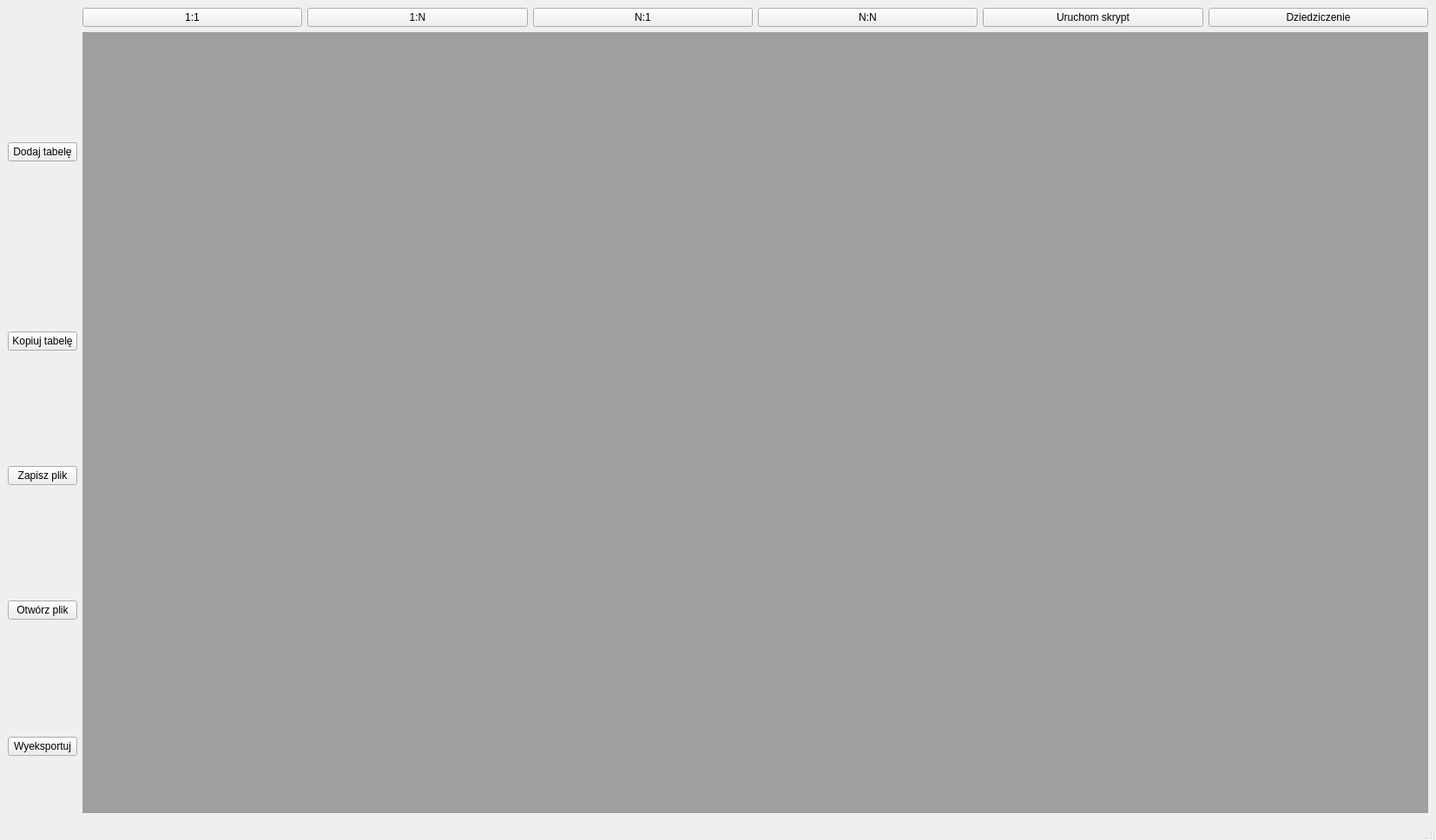
<?xml version="1.0" encoding="UTF-8"?>
<ui version="4.0">
 <class>MainWindow</class>
 <widget class="QMainWindow" name="MainWindow">
  <property name="geometry">
   <rect>
    <x>0</x>
    <y>0</y>
    <width>1297</width>
    <height>645</height>
   </rect>
  </property>
  <property name="windowTitle">
   <string>MainWindow</string>
  </property>
  <widget class="QWidget" name="centralwidget">
   <layout class="QGridLayout" name="gridLayout">
    <item row="0" column="1">
     <widget class="QPushButton" name="pushButton_7">
      <property name="text">
       <string>1:1</string>
      </property>
     </widget>
    </item>
    <item row="0" column="2">
     <widget class="QPushButton" name="pushButton_8">
      <property name="text">
       <string>1:N</string>
      </property>
     </widget>
    </item>
    <item row="0" column="3">
     <widget class="QPushButton" name="pushButton_9">
      <property name="text">
       <string>N:1</string>
      </property>
     </widget>
    </item>
    <item row="0" column="4">
     <widget class="QPushButton" name="pushButton_10">
      <property name="text">
       <string>N:N</string>
      </property>
     </widget>
    </item>
    <item row="0" column="5">
     <widget class="QPushButton" name="pushButton_12">
      <property name="text">
       <string>Uruchom skrypt</string>
      </property>
     </widget>
    </item>
    <item row="0" column="6">
     <widget class="QPushButton" name="pushButton_11">
      <property name="text">
       <string>Dziedziczenie</string>
      </property>
     </widget>
    </item>
    <item row="1" column="0">
     <widget class="QPushButton" name="pushButton">
      <property name="text">
       <string>Dodaj tabelę</string>
      </property>
     </widget>
    </item>
    <item row="1" column="1" rowspan="5" colspan="6">
     <widget class="QMdiArea" name="mdiArea">
      <property name="minimumSize">
       <size>
        <width>1550</width>
        <height>900</height>
       </size>
      </property>
      <property name="maximumSize">
       <size>
        <width>1550</width>
        <height>900</height>
       </size>
      </property>
     </widget>
    </item>
    <item row="2" column="0">
     <widget class="QPushButton" name="pushButton_2">
      <property name="text">
       <string>Kopiuj tabelę</string>
      </property>
     </widget>
    </item>
    <item row="3" column="0">
     <widget class="QPushButton" name="pushButton_4">
      <property name="text">
       <string>Zapisz plik</string>
      </property>
     </widget>
    </item>
    <item row="4" column="0">
     <widget class="QPushButton" name="pushButton_5">
      <property name="text">
       <string>Otwórz plik</string>
      </property>
     </widget>
    </item>
    <item row="5" column="0">
     <widget class="QPushButton" name="pushButton_6">
      <property name="text">
       <string>Wyeksportuj</string>
      </property>
     </widget>
    </item>
   </layout>
  </widget>
  <widget class="QMenuBar" name="menubar">
   <property name="geometry">
    <rect>
     <x>0</x>
     <y>0</y>
     <width>1297</width>
     <height>21</height>
    </rect>
   </property>
  </widget>
  <widget class="QStatusBar" name="statusbar"/>
 </widget>
 <resources/>
 <connections/>
</ui>
